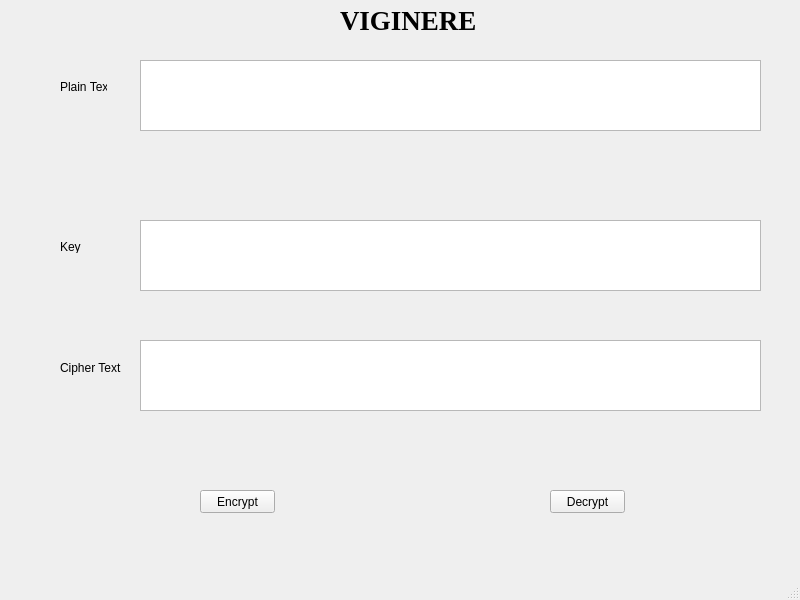
<?xml version="1.0" encoding="UTF-8"?>
<ui version="4.0">
 <class>MainWindow</class>
 <widget class="QMainWindow" name="MainWindow">
  <property name="geometry">
   <rect>
    <x>0</x>
    <y>0</y>
    <width>800</width>
    <height>600</height>
   </rect>
  </property>
  <property name="windowTitle">
   <string>MainWindow</string>
  </property>
  <widget class="QWidget" name="centralwidget">
   <widget class="QLabel" name="label">
    <property name="geometry">
     <rect>
      <x>60</x>
      <y>80</y>
      <width>47</width>
      <height>13</height>
     </rect>
    </property>
    <property name="text">
     <string>Plain Text:</string>
    </property>
   </widget>
   <widget class="QLabel" name="label_4">
    <property name="geometry">
     <rect>
      <x>60</x>
      <y>360</y>
      <width>61</width>
      <height>16</height>
     </rect>
    </property>
    <property name="text">
     <string>Cipher Text</string>
    </property>
   </widget>
   <widget class="QPushButton" name="btn_decrypt">
    <property name="geometry">
     <rect>
      <x>550</x>
      <y>490</y>
      <width>75</width>
      <height>23</height>
     </rect>
    </property>
    <property name="text">
     <string>Decrypt</string>
    </property>
   </widget>
   <widget class="QPlainTextEdit" name="txt_plain_text">
    <property name="geometry">
     <rect>
      <x>140</x>
      <y>60</y>
      <width>621</width>
      <height>71</height>
     </rect>
    </property>
   </widget>
   <widget class="QPushButton" name="btn_encrypt">
    <property name="geometry">
     <rect>
      <x>200</x>
      <y>490</y>
      <width>75</width>
      <height>23</height>
     </rect>
    </property>
    <property name="text">
     <string>Encrypt</string>
    </property>
   </widget>
   <widget class="QPlainTextEdit" name="txt_key">
    <property name="geometry">
     <rect>
      <x>140</x>
      <y>220</y>
      <width>621</width>
      <height>71</height>
     </rect>
    </property>
   </widget>
   <widget class="QLabel" name="label_2">
    <property name="geometry">
     <rect>
      <x>60</x>
      <y>240</y>
      <width>47</width>
      <height>13</height>
     </rect>
    </property>
    <property name="text">
     <string>Key</string>
    </property>
   </widget>
   <widget class="QPlainTextEdit" name="txt_cipher_text">
    <property name="geometry">
     <rect>
      <x>140</x>
      <y>340</y>
      <width>621</width>
      <height>71</height>
     </rect>
    </property>
   </widget>
   <widget class="QLabel" name="label_3">
    <property name="geometry">
     <rect>
      <x>340</x>
      <y>10</y>
      <width>151</width>
      <height>21</height>
     </rect>
    </property>
    <property name="font">
     <font>
      <family>Times New Roman</family>
      <pointsize>20</pointsize>
      <weight>75</weight>
      <bold>true</bold>
     </font>
    </property>
    <property name="text">
     <string>VIGINERE</string>
    </property>
   </widget>
  </widget>
  <widget class="QMenuBar" name="menubar">
   <property name="geometry">
    <rect>
     <x>0</x>
     <y>0</y>
     <width>800</width>
     <height>21</height>
    </rect>
   </property>
  </widget>
  <widget class="QStatusBar" name="statusbar"/>
 </widget>
 <resources/>
 <connections/>
</ui>
